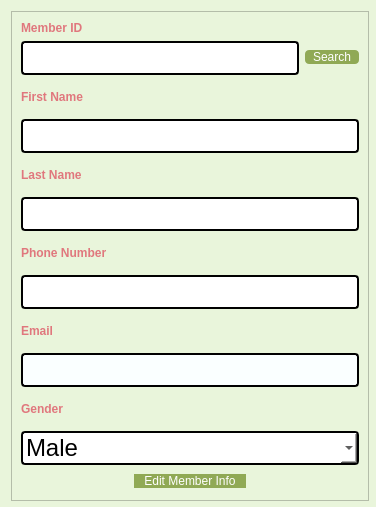
<?xml version="1.0" encoding="UTF-8"?>
<ui version="4.0">
 <class>editMember</class>
 <widget class="QDialog" name="editMember">
  <property name="geometry">
   <rect>
    <x>0</x>
    <y>0</y>
    <width>376</width>
    <height>507</height>
   </rect>
  </property>
  <property name="windowTitle">
   <string>Dialog</string>
  </property>
  <property name="styleSheet">
   <string notr="true">background-color:#E9F5DB;</string>
  </property>
  <widget class="QFrame" name="frame">
   <property name="geometry">
    <rect>
     <x>11</x>
     <y>11</y>
     <width>358</width>
     <height>490</height>
    </rect>
   </property>
   <property name="frameShape">
    <enum>QFrame::StyledPanel</enum>
   </property>
   <property name="frameShadow">
    <enum>QFrame::Raised</enum>
   </property>
   <layout class="QVBoxLayout" name="verticalLayout_4">
    <item>
     <layout class="QHBoxLayout" name="horizontalLayout">
      <item>
       <layout class="QVBoxLayout" name="verticalLayout_2">
        <item>
         <widget class="QLabel" name="label_11">
          <property name="styleSheet">
           <string notr="true">font: 14pt &quot;Georgina&quot;;
color: #E0777D;</string>
          </property>
          <property name="text">
           <string>&lt;html&gt;&lt;head/&gt;&lt;body&gt;&lt;p&gt;&lt;span style=&quot; font-weight:700;&quot;&gt;Member ID&lt;/span&gt;&lt;/p&gt;&lt;/body&gt;&lt;/html&gt;</string>
          </property>
         </widget>
        </item>
        <item>
         <widget class="QLineEdit" name="ID">
          <property name="styleSheet">
           <string notr="true">QLineEdit{
	background-color: rgb(255, 255, 255);
	 border: 2px  solid;
     border-radius: 4px;
	font: 24px
}</string>
          </property>
         </widget>
        </item>
       </layout>
      </item>
      <item>
       <layout class="QVBoxLayout" name="verticalLayout_3">
        <item>
         <spacer name="verticalSpacer">
          <property name="orientation">
           <enum>Qt::Vertical</enum>
          </property>
          <property name="sizeType">
           <enum>QSizePolicy::Fixed</enum>
          </property>
          <property name="sizeHint" stdset="0">
           <size>
            <width>20</width>
            <height>18</height>
           </size>
          </property>
         </spacer>
        </item>
        <item>
         <widget class="QPushButton" name="searchMemberBtn">
          <property name="styleSheet">
           <string notr="true">QPushButton{
color: rgb(255, 255, 255);
font: 10pt &quot;Georgina&quot;;
border-radius:4px;
padding : 0 8px;
background: #90A955;
border -radius:10px;
}
QPushButton:hover:!pressed

{
background:#E0777D;
}
QToolButton
{

border-radius:10px;
bacground:red;
color:red;
}

QPushButton:pressed
{
              font-size: 19px;
              transition: 0.9s; 
}</string>
          </property>
          <property name="text">
           <string>Search</string>
          </property>
         </widget>
        </item>
       </layout>
      </item>
     </layout>
    </item>
    <item>
     <layout class="QVBoxLayout" name="verticalLayout">
      <item>
       <widget class="QLabel" name="label_6">
        <property name="styleSheet">
         <string notr="true">font: 14pt &quot;Georgina&quot;;
color: #E0777D;
</string>
        </property>
        <property name="text">
         <string>&lt;html&gt;&lt;head/&gt;&lt;body&gt;&lt;p&gt;&lt;span style=&quot; font-weight:700;&quot;&gt;First Name&lt;/span&gt;&lt;/p&gt;&lt;/body&gt;&lt;/html&gt;</string>
        </property>
       </widget>
      </item>
      <item>
       <widget class="QLineEdit" name="firstName">
        <property name="styleSheet">
         <string notr="true">QLineEdit{
	background-color: rgb(255, 255, 255);
	 border: 2px  solid;
     border-radius: 4px;
	font: 24px
}</string>
        </property>
       </widget>
      </item>
     </layout>
    </item>
    <item>
     <layout class="QVBoxLayout" name="verticalLayout_10">
      <item>
       <widget class="QLabel" name="label_10">
        <property name="styleSheet">
         <string notr="true">font: 14pt &quot;Georgina&quot;;
color: #E0777D;</string>
        </property>
        <property name="text">
         <string>&lt;html&gt;&lt;head/&gt;&lt;body&gt;&lt;p&gt;&lt;span style=&quot; font-weight:700;&quot;&gt;Last Name &lt;/span&gt;&lt;/p&gt;&lt;/body&gt;&lt;/html&gt;</string>
        </property>
       </widget>
      </item>
      <item>
       <widget class="QLineEdit" name="lastName">
        <property name="styleSheet">
         <string notr="true">QLineEdit{
	background-color: rgb(255, 255, 255);
	 border: 2px  solid;
     border-radius: 4px;
	font: 24px
}</string>
        </property>
       </widget>
      </item>
     </layout>
    </item>
    <item>
     <layout class="QVBoxLayout" name="verticalLayout_7">
      <item>
       <widget class="QLabel" name="label_7">
        <property name="styleSheet">
         <string notr="true">font: 14pt &quot;Georgina&quot;;
color: #E0777D;</string>
        </property>
        <property name="text">
         <string>&lt;html&gt;&lt;head/&gt;&lt;body&gt;&lt;p&gt;&lt;span style=&quot; font-weight:700;&quot;&gt;Phone Number&lt;/span&gt;&lt;/p&gt;&lt;/body&gt;&lt;/html&gt;</string>
        </property>
       </widget>
      </item>
      <item>
       <widget class="QLineEdit" name="phone">
        <property name="styleSheet">
         <string notr="true">QLineEdit{
	background-color: rgb(255, 255, 255);
	 border: 2px  solid;
     border-radius: 4px;
	font: 24px
}</string>
        </property>
       </widget>
      </item>
     </layout>
    </item>
    <item>
     <layout class="QVBoxLayout" name="verticalLayout_8">
      <item>
       <widget class="QLabel" name="label_8">
        <property name="styleSheet">
         <string notr="true">font: 14pt &quot;Georgina&quot;;
color:#E0777D;</string>
        </property>
        <property name="text">
         <string>&lt;html&gt;&lt;head/&gt;&lt;body&gt;&lt;p&gt;&lt;span style=&quot; font-weight:700;&quot;&gt;Email &lt;/span&gt;&lt;/p&gt;&lt;/body&gt;&lt;/html&gt;</string>
        </property>
       </widget>
      </item>
      <item>
       <widget class="QLineEdit" name="mail">
        <property name="styleSheet">
         <string notr="true">QLineEdit{
	background-color: rgb(250, 255, 255);
	 border: 2px  solid;
     border-radius: 4px;
	font: 24px
}</string>
        </property>
       </widget>
      </item>
     </layout>
    </item>
    <item>
     <layout class="QVBoxLayout" name="verticalLayout_9">
      <item>
       <widget class="QLabel" name="label_9">
        <property name="styleSheet">
         <string notr="true">font: 14pt &quot;Georgina&quot;;
color: #E0777D;</string>
        </property>
        <property name="text">
         <string>&lt;html&gt;&lt;head/&gt;&lt;body&gt;&lt;p&gt;&lt;span style=&quot; font-weight:700;&quot;&gt;Gender&lt;/span&gt;&lt;/p&gt;&lt;/body&gt;&lt;/html&gt;</string>
        </property>
       </widget>
      </item>
      <item>
       <widget class="QComboBox" name="gender">
        <property name="styleSheet">
         <string notr="true">QComboBox{
	background-color: rgb(255, 255, 255);
	 border: 2px  solid;
     border-radius: 4px;
	font: 24px
}</string>
        </property>
        <item>
         <property name="text">
          <string>Male</string>
         </property>
        </item>
        <item>
         <property name="text">
          <string>Female</string>
         </property>
        </item>
       </widget>
      </item>
     </layout>
    </item>
    <item>
     <layout class="QHBoxLayout" name="horizontalLayout_2">
      <item>
       <spacer name="horizontalSpacer">
        <property name="orientation">
         <enum>Qt::Horizontal</enum>
        </property>
        <property name="sizeHint" stdset="0">
         <size>
          <width>78</width>
          <height>20</height>
         </size>
        </property>
       </spacer>
      </item>
      <item>
       <widget class="QPushButton" name="editMemberBtn">
        <property name="styleSheet">
         <string notr="true">QPushButton{
color: rgb(255, 255, 255);
font: 14pt &quot;Georgina&quot;;
border-radius:8px;
padding : 0 10px;
background: #90A955;
border -radius:10px;
}
QPushButton:hover:!pressed

{
background:#E0777D;
}
QToolButton
{

border-radius:10px;
bacground:red;
color:red;
}

QPushButton:pressed
{
              font-size: 19px;
              transition: 0.9s; 
}</string>
        </property>
        <property name="text">
         <string>Edit Member Info</string>
        </property>
       </widget>
      </item>
      <item>
       <spacer name="horizontalSpacer_2">
        <property name="orientation">
         <enum>Qt::Horizontal</enum>
        </property>
        <property name="sizeHint" stdset="0">
         <size>
          <width>78</width>
          <height>20</height>
         </size>
        </property>
       </spacer>
      </item>
     </layout>
    </item>
   </layout>
  </widget>
 </widget>
 <resources/>
 <connections/>
</ui>
